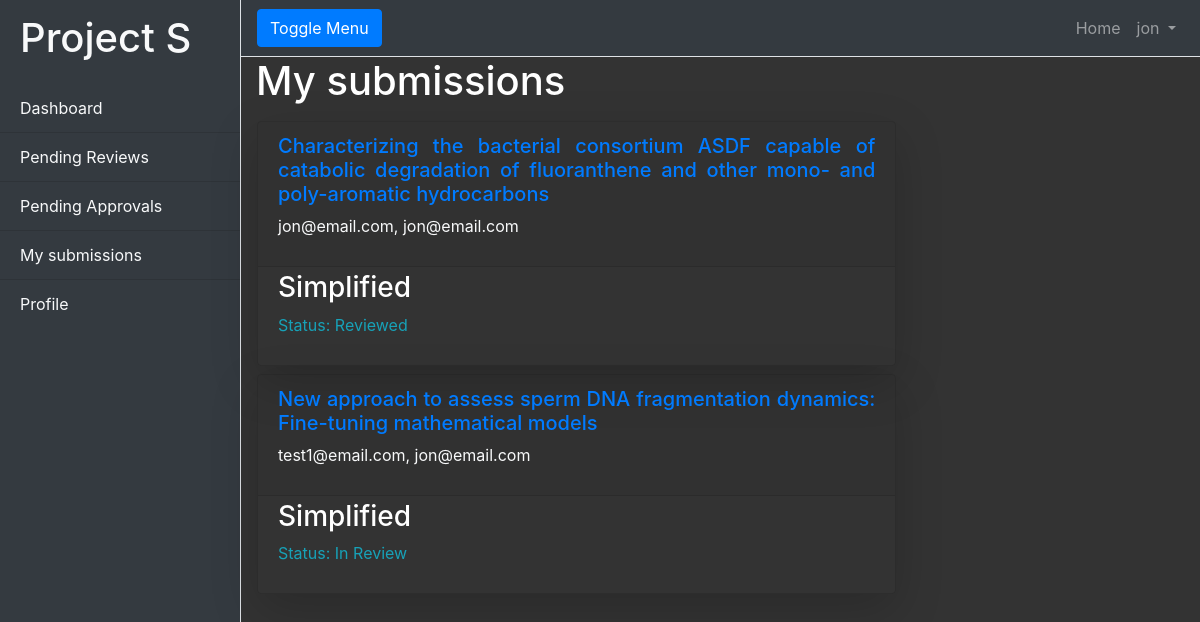
Page /reviews/my_submissions (signed in) on the committed database.
### Accounts/models.py (models this page shows, shortened)
class User(AbstractUser):
    class UserType(models.TextChoices):
        PI = 'PI', ('Principal Investigator')
        Grads = 'Grads', ('Graduate Student')
        Undergrad = 'Undergrad', ('Undergrad')
    username = models.CharField(max_length=50)
    email = models.EmailField(unique=True)
    type = models.CharField(max_length = 150, choices = UserType.choices, default = UserType.Undergrad)
    USERNAME_FIELD = 'email'
    REQUIRED_FIELDS = ['username', 'type']
    objects = CustomUserManager()

### Articles/models.py (models this page shows, shortened)
class S_article_submission(models.Model):
    class submission_status(models.TextChoices):
        not_submitted = 'Awaiting submission', ('Awaiting submission')
        submitted = 'Submitted', ('Submitted')
        in_review = 'In Review', ('In Review')
        reviewed = 'Reviewed', ('Reviewed')
        approved = 'Approved', ('Approved')
    article = models.ForeignKey(Article, on_delete= models.CASCADE, related_name='submission')
    created_by = models.ForeignKey(settings.AUTH_USER_MODEL, on_delete=models.CASCADE, related_name='created_this_submission')
    created_at = models.DateTimeField(auto_now_add=True)
    updated_at = models.DateTimeField(auto_now=True)
    status = models.CharField(max_length=150, choices=submission_status.choices, default = submission_status.not_submitted)
    reviewed_by = models.ForeignKey(settings.AUTH_USER_MODEL, on_delete=models.CASCADE, related_name='reviewed_this_submission', null=True, blank=True)
    text = RichTextField(blank=True, null=True)

class Article (models.Model):
    name = models.CharField(max_length = 255)
    link = models.URLField()
    PI = models.ForeignKey(settings.AUTH_USER_MODEL, on_delete= models.CASCADE, related_name='article_PI')
    first_author = models.ForeignKey(settings.AUTH_USER_MODEL, on_delete= models.CASCADE, related_name='article_FA')
    article_text = RichTextField(blank = True, null=True)
    reviewers = models.ManyToManyField(settings.AUTH_USER_MODEL, related_name='can_review')
    approvers = models.ManyToManyField(settings.AUTH_USER_MODEL, related_name='can_approve')

### Reviews/views.py (the view, shortened to what this page needs)
# urls.py: path('my_submissions', views.SubmitterInbox.as_view(), name='submitter_inbox'),
@method_decorator(login_required, name='dispatch')
class SubmitterInbox(ListView):
    model = S_article_submission
    paginate_by = 5
    context_object_name = 'submissions'
    template_name = 'submitter_inbox.html'
    def get_queryset(self, *args, **kwargs):
        user = self.request.user
        queryset = S_article_submission.objects.filter(created_by = user)
        return queryset

### templates/submitter_inbox.html (shortened to what this page needs)
{% extends 'review.html' %}
{% block content %}
<div class="container-fluid">
    <h1 class="text-justify text-white"> My submissions </h1>
</div>
<div class="container-fluid m-3">
    <div class="row">
        <div class="col-8">
            {% for submission in submissions %}
            <div class="row">
                <div class="card bg-transparent mb-2 shadow-lg" style="width: 60rem;" >
                    <div class="card-header text-justify">
                        <h5><a href="#">{{submission.article.name}}</a></h5>
                        <p class="text-light">
                            {{submission.article.first_author}}, {{submission.article.PI}}
                        </p>
                    </div>
                    <div class="card-body pt-1 overflow-auto">
                        <h3 class="text-white">Simplified</h3>
                        <div class="card-text text-justify ">
                            <div class="d-flex justify-content-between text-info my-2">
                                <div>
                                    Status: {{submission.status}}
                                </div>
                            </div>
                        </div>
                    </div>
                </div>
            </div>
            {% endfor %}
        </div>
    </div>
</div>
{% endblock content %}

### templates/review.html (shortened to what this page needs)
<!doctype html>
{% load static %}
{% load widget_tweaks %}
<html lang="en">
  <head>
    <link rel="stylesheet" href="https://cdn.jsdelivr.net/npm/bootstrap@4.5.3/dist/css/bootstrap.min.css">
    <link rel="stylesheet" href="{% static 'CSS/simple_sidebar.css' %}">
  </head>
  <body>
    <div class="d-flex" id="wrapper">
        <div class="bg-dark border-right" id="sidebar-wrapper">
          <div class="sidebar-heading text-light "> <h1>Project S</h1> </div>
          <div class="list-group list-group-flush">
            <a href="#" class="list-group-item text-light list-group-item-action bg-dark">Dashboard</a>
            <a href="{% url 'reviewer_inbox' %}" class="list-group-item text-light list-group-item-action bg-dark">Pending Reviews</a>
            <a href="{% url 'approver_inbox' %}" class="list-group-item text-light list-group-item-action bg-dark">Pending Approvals</a>
            <a href="{% url 'submitter_inbox' %}" class="list-group-item text-light list-group-item-action bg-dark">My submissions</a>
            <a href="#" class="list-group-item text-light list-group-item-action bg-dark">Profile</a>
          </div>
        </div>
        <div id="page-content-wrapper">
          <nav class="navbar navbar-expand-lg navbar-dark bg-dark border-bottom">
            <button class="btn btn-primary" id="menu-toggle">Toggle Menu</button>
            <div class="collapse navbar-collapse" id="navbarSupportedContent">
              <ul class="navbar-nav ml-auto mt-2 mt-lg-0">
                <li class="nav-item">
                  <a class="nav-link" href="{% url 'Article_list' %}">Home <span class="sr-only">(current)</span></a>
                </li>
                <li class="nav-item dropdown">
                  <a class="nav-link dropdown-toggle" href="#" id="navbarDropdown" role="button" data-toggle="dropdown" aria-haspopup="true" aria-expanded="false">
                    {{request.user.username}}
                  </a>
                </li>
              </ul>
            </div>
          </nav>
          {% block content %}
          {% endblock content %}
  </body>
</html>

### static/CSS/simple_sidebar.css (style rules this page uses)
html, body { background-color: #333 ; }
#wrapper { overflow-x: hidden; }
#sidebar-wrapper { min-height: 100vh; margin-left: -15rem; -webkit-transition: margin .25s ease-out; -moz-transition: margin .25s ease-out; -o-transition: margin .25s ease-out; transition: margin .25s ease-out; }
#sidebar-wrapper .sidebar-heading { padding: 0.875rem 1.25rem; font-size: 1.2rem; }
#sidebar-wrapper .list-group { width: 15rem; }
#page-content-wrapper { min-width: 100vw; }
@media (min-width: 768px) { #sidebar-wrapper { margin-left: 0; } }
@media (min-width: 768px) { #page-content-wrapper { min-width: 0; width: 100%; } }

### rows in the picture
User: user.username "jon"
S_article_submission: article.name "Characterizing the bacterial consortium ASDF capable of catabolic degradation of fluoranthene and other mono- and poly-aromatic hydrocarbons", article.first_author "jon@email.com", article.PI "jon@email.com", status "Reviewed"
S_article_submission: article.name "New approach to assess sperm DNA fragmentation dynamics: Fine-tuning mathematical models", article.first_author "test1@email.com", article.PI "jon@email.com", status "In Review"
